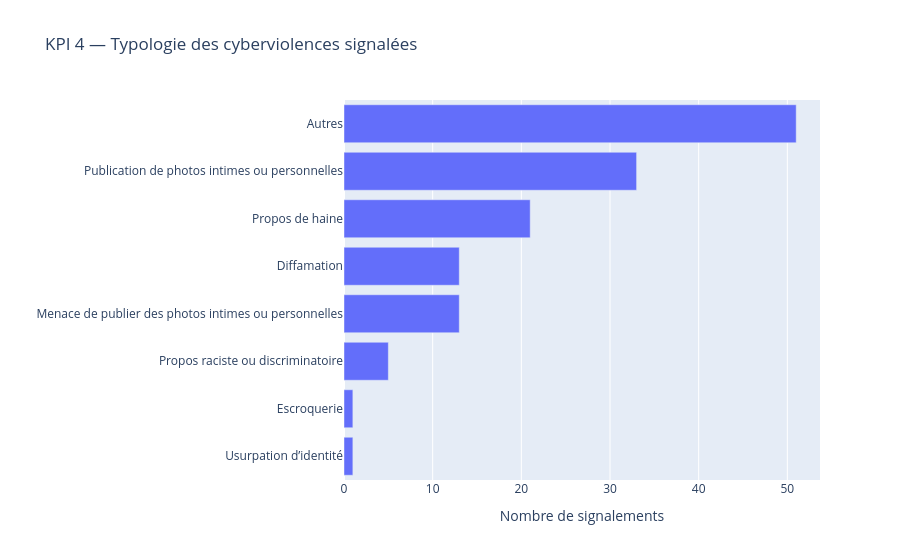

Notebook cell for this chart:
### Markdown cell above
### KPI 4 — Typologie des cyberviolences signalées

### Code cell
type_pct = df["cyberharcelementType"].value_counts(normalize=True).mul(100).round(1)
print(type_pct)

fig4 = px.bar(df["cyberharcelementType"].value_counts().reset_index(),
              x="count", y="cyberharcelementType", orientation="h",
              title="KPI 4 — Typologie des cyberviolences signalées")
fig4.update_layout(xaxis_title="Nombre de signalements", yaxis_title="")
fig4.update_yaxes(categoryorder="total ascending")
fig4.show()

### Figure 1 — Plotly figure (JSON) as saved in the notebook; plotly's stock layout.template omitted (floating-point values rounded to 4 significant figures)
{"data": [{"hovertemplate": "count=%{x}<br>cyberharcelementType=%{y}<extra></extra>", "legendgroup": "", "marker": {"color": "#636efa", "pattern": {"shape": ""}}, "name": "", "orientation": "h", "showlegend": false, "textposition": "auto", "type": "bar", "x": [51, 33, 21, 13, 13, 5, 1, 1], "xaxis": "x", "y": ["Autres", "Publication de photos intimes ou personnelles", "Propos de haine", "Menace de publier des photos intimes ou personnelles", "Diffamation", "Propos raciste ou discriminatoire", "Usurpation d’identité", "Escroquerie"], "yaxis": "y"}], "layout": {"barmode": "relative", "legend": {"tracegroupgap": 0}, "title": {"text": "KPI 4 — Typologie des cyberviolences signalées"}, "xaxis": {"anchor": "y", "domain": [0, 1], "title": {"text": "Nombre de signalements"}}, "yaxis": {"anchor": "x", "categoryorder": "total ascending", "domain": [0, 1], "title": {"text": ""}}}}
